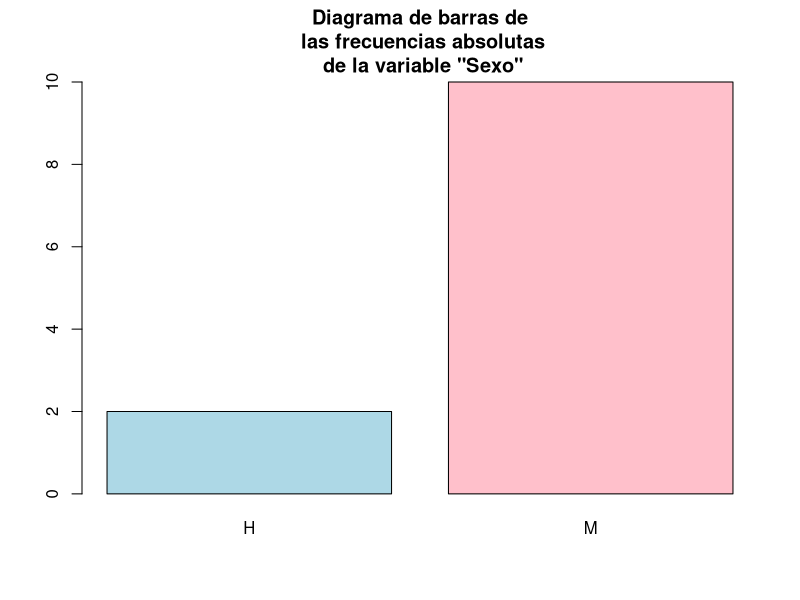
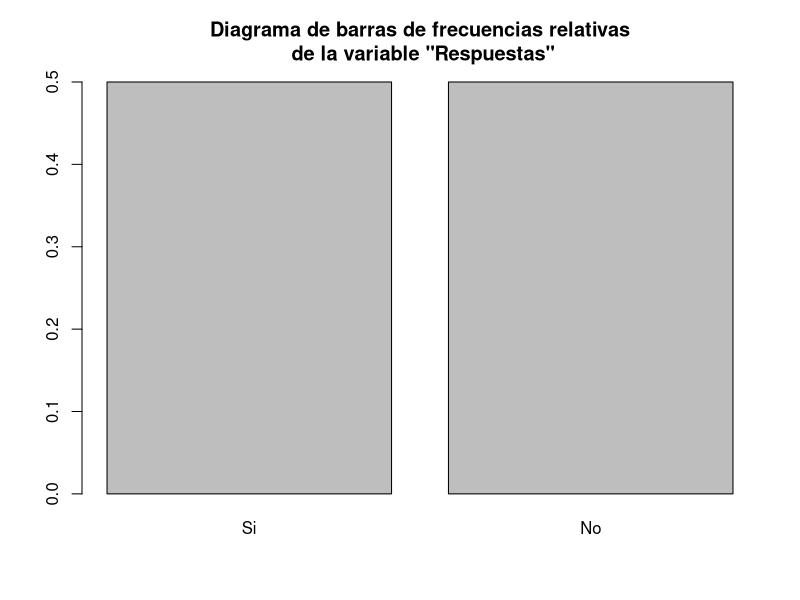
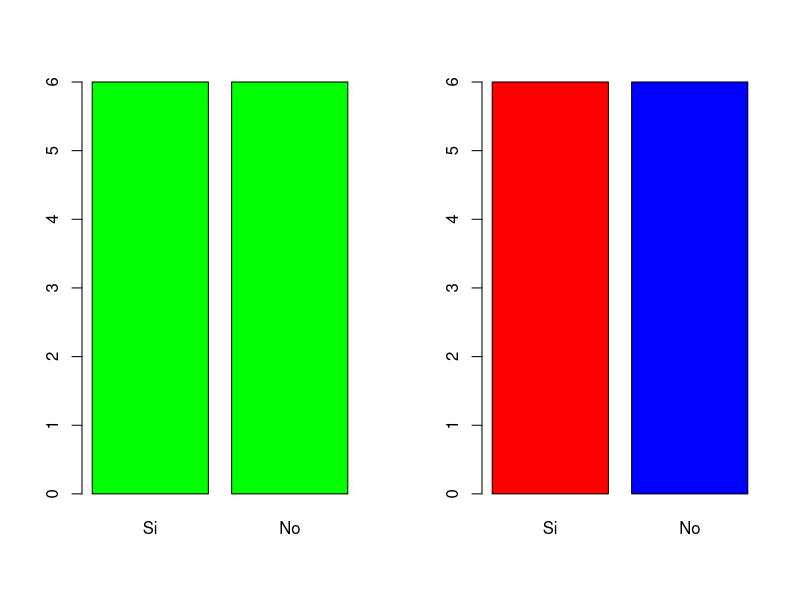
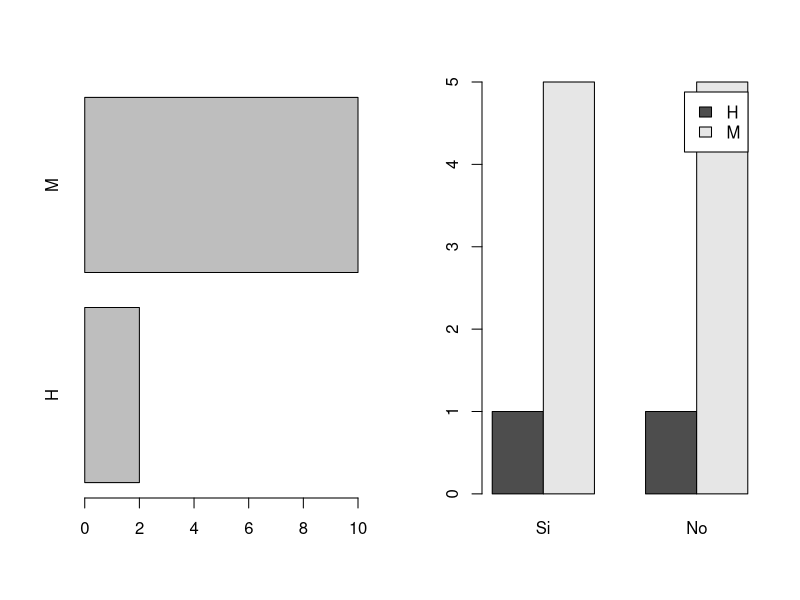
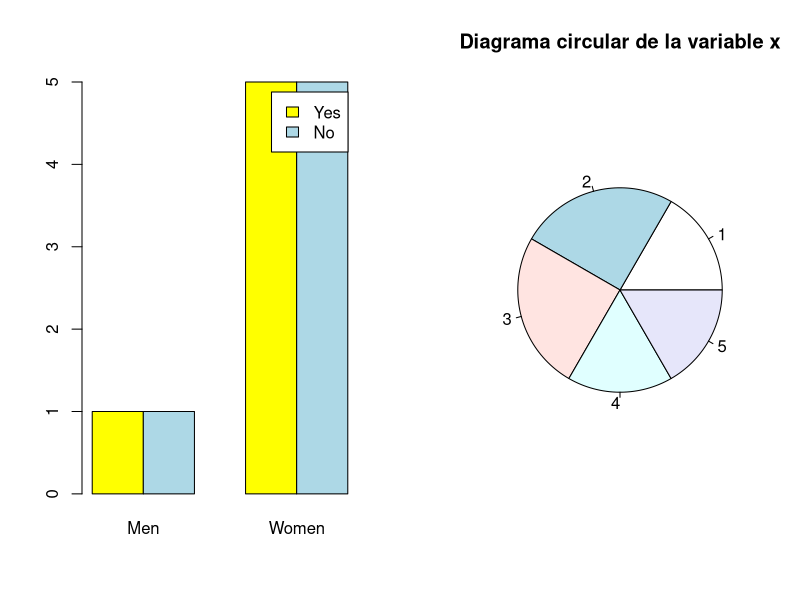
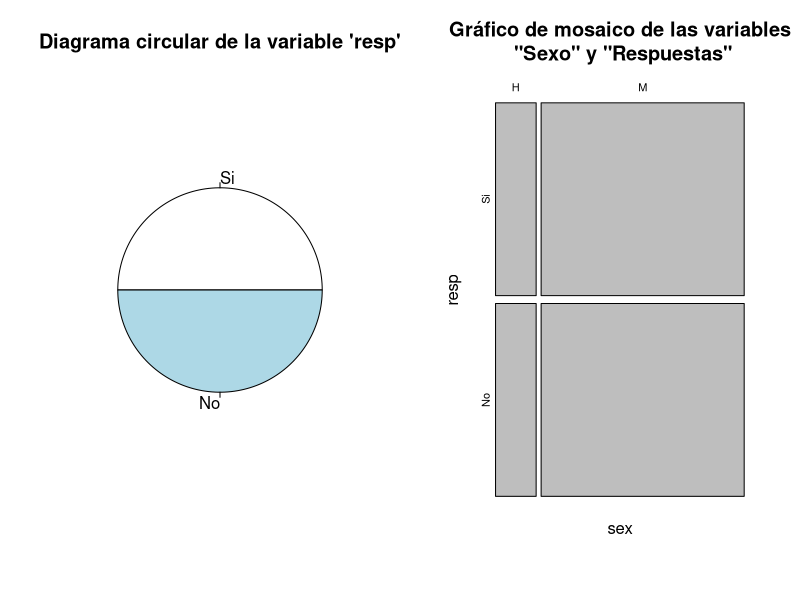
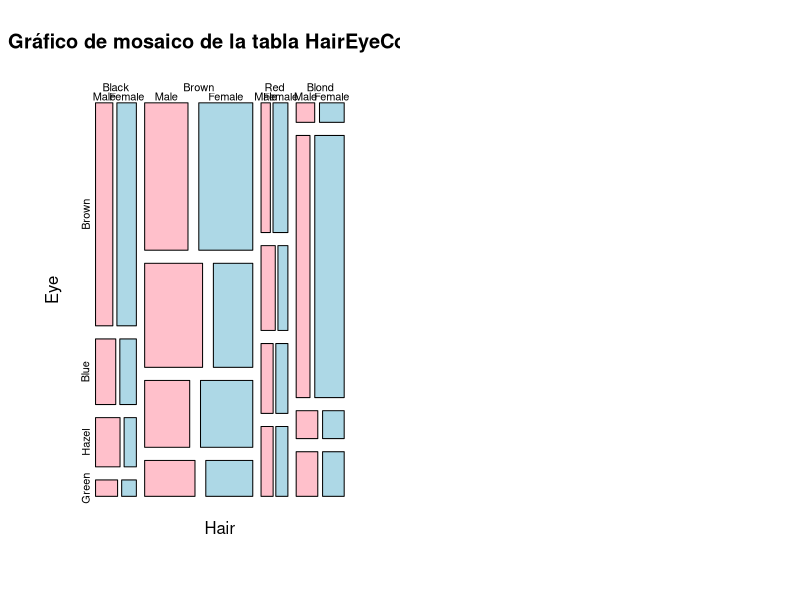

Write R code to recreate these figures, in order.
## ---- chunk 1
knitr::opts_chunk$set(echo = TRUE)
## ---- chunk 2
resp = factor(sample(c("Si", "No"), size = 12, replace = TRUE), levels = c("Si", "No"))
sex = factor(sample(c("H", "M"), size = length(resp), replace = TRUE), levels = c("H", "M"))
## ---- chunk 3
barplot(table(sex), col = c("lightblue", "pink"), main = "Diagrama de barras de\n las frecuencias absolutas\n de la variable \"Sexo\"")
barplot(prop.table(table(resp)), main = "Diagrama de barras de frecuencias relativas\n de la variable \"Respuestas\"")
## ---- chunk 4
par(mfrow = c(1,2))
barplot(table(resp), col = c("green"))
barplot(table(resp), col = c("red","blue"))

barplot(table(sex), horiz = TRUE)

t1 <- table(sex, resp)
t1 

barplot(t1, legend.text = TRUE, beside = TRUE)
barplot(t(table(sex, resp)), beside = TRUE, names = c("Men", "Women"),
        col = c("yellow", "lightblue"), legend.text = c("Yes", "No"))
## ---- chunk 5
x = c(4,2,3,5,1,4,3,1,5,2,3,2)

pie(table(x), main = "Diagrama circular de la variable x")
pie(table(resp), main = "Diagrama circular de la variable 'resp'")
## ---- chunk 6
plot(table(sex, resp), main = "Gráfico de mosaico de las variables\n \"Sexo\" y \"Respuestas\"")
plot(HairEyeColor, main = "Gráfico de mosaico de la tabla HairEyeColor", col = c("pink", "lightblue"))
